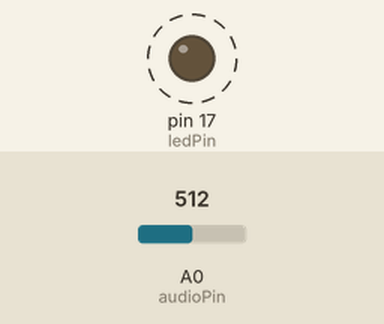
This sketch was run on a simulated Arduino Mega 2560, built with avr-gcc and run on an emulated ATmega2560. Parts: output pins drawn as LEDs (lit = HIGH). Dashed ring = blinking. Inputs (shaded band) come from the test bench; at power-on: A0 (audioPin) = 512. The modem accepts every AT command (registered, SIM ready, sends succeed) and sends nothing else; what the sketch prints to the serial monitor is not drawn.

Above: at 1.4 s.
Timing chart, 0 to 4.2 s (numbered marks = the images above):
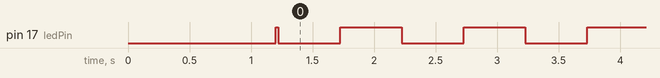

Measured:
- by itself, pin 17 (ledPin): alternates HIGH for 0.50 s and LOW for 0.50 s

The sketch:

lora_mini_void.ino
```cpp
#define WINDOW_SIZE 64  // moving average window length

const int audioPin = A0;     // Analog input pin for audio
const int sampleWindow = 10; // Sample window width in milliseconds
const int ledPin = 17;
const int blinkIntervalMs = 500;
const float booshThreshV = 1.5;  // sets amplitude thereshold

float average(float input);

void setup() {
  // Initialize serial communication
  Serial.begin(9600);
  Serial1.begin(115200);

  // led
  pinMode(ledPin, OUTPUT);

  Serial1.print("AT+ADDRESS=6\r\n");        // address 6 = the void
  delay(100);
  Serial1.print("AT+NETWORKID=18\r\n");
  delay(100);
  Serial1.print("AT+MODE=2,500,60000\r\n"); // smart rx mode [2] [rxtime_ms] [sleeptime_ms]
  delay(1000);
  digitalWrite(ledPin, HIGH);
  Serial1.print("AT+SEND=2,5,test1\r\n");
  delay(10);
}

void loop() {
  unsigned long startMillis = millis();  // Start of sample window
  unsigned int peakToPeak = 0;           // Peak-to-peak level
  unsigned int signalMax = 0;
  unsigned int signalMin = 1023;
  unsigned int sample;
  static unsigned int tog = 0;
  static unsigned long lastPrintMillis = 0;
  static unsigned long lastBooshMillis = 0;
  static unsigned long lastBlinkMillis = 0;

  // collect data for 10 ms
  while (millis() - startMillis < sampleWindow) {
    sample = analogRead(audioPin);
    if (sample < 1023) {
      if (sample > signalMax) {
        signalMax = sample;
      }
      if (sample < signalMin) {
        signalMin = sample;
      }
    }
  }

  peakToPeak = signalMax - signalMin;
  float voltage = (peakToPeak * 5.0) / 1023.0; // Convert to voltage (assuming 5V ref)

  //Serial.print("Amplitude (Vpp): ");
  //Serial.println(voltage, 3); // Print with 3 decimal places

  float avg = average(voltage);

  if(millis() >= (lastPrintMillis + 250))
  {
    lastPrintMillis = millis();
    Serial.print("Average Amplitude (Vpp): ");
    Serial.println(avg, 3); // Print with 3 decimal places
  }

  if(avg > booshThreshV)
  {
    if(millis() >= (lastBooshMillis + 10000))
    {
      Serial.println("Boosh!");
      lastBooshMillis = millis();
      Serial1.print("AT+SEND=2,5,boosh\r\n");
    }
  }

  if(millis() >= (lastBlinkMillis + blinkIntervalMs))
  {
    lastBlinkMillis = millis();
    if(tog == 0)
    {
      tog = 1;
      digitalWrite(ledPin, LOW);
    } else {
      tog = 0;
      digitalWrite(ledPin, HIGH);
    }
  }
}

float average(float input) {
    static float buffer[WINDOW_SIZE] = {0}; // Stores the last WINDOW_SIZE values
    static int index = 0;                   // Current index in the buffer
    static int count = 0;                   // Number of samples added (up to WINDOW_SIZE)
    static float sum = 0;                   // Running sum of buffer values

    // Subtract the oldest value from sum
    sum -= buffer[index];

    // Store the new value in the buffer
    buffer[index] = input;

    // Add the new value to the sum
    sum += input;

    // Move index forward and wrap around
    index = (index + 1) % WINDOW_SIZE;

    // Count how many values we've stored (up to WINDOW_SIZE)
    if (count < WINDOW_SIZE) {
        count++;
    }

    // Return the average
    return sum / count;
}
```
